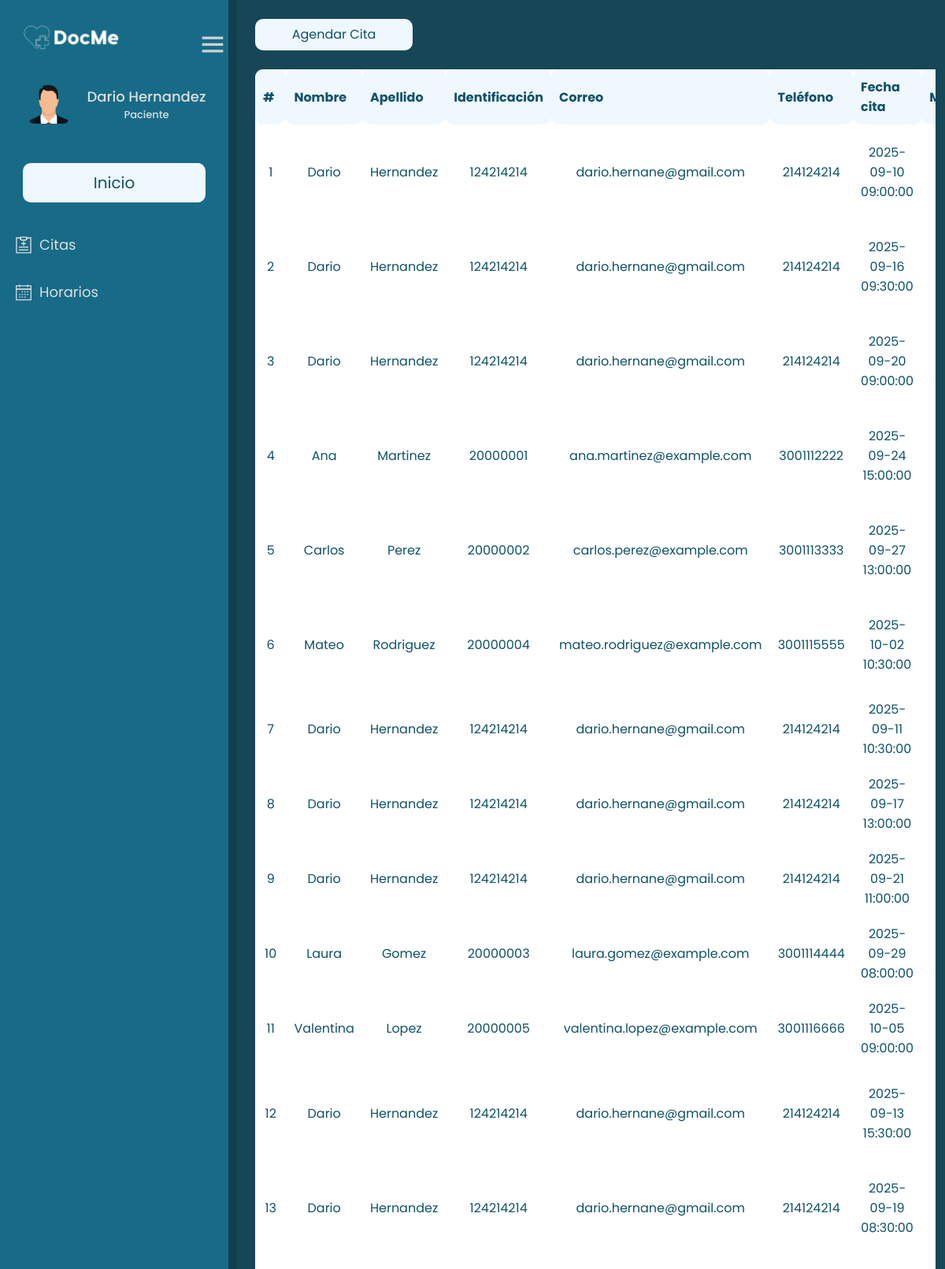
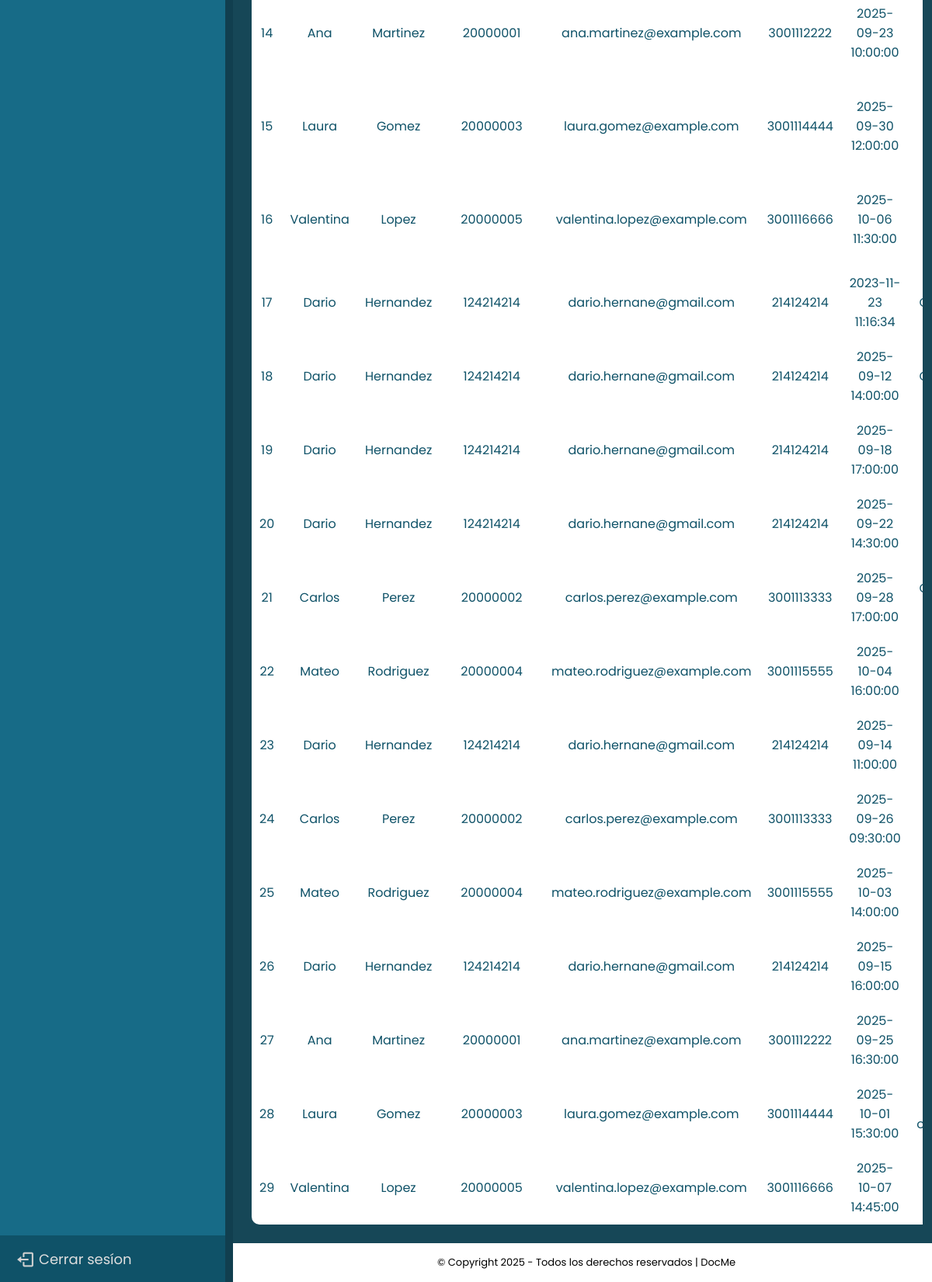
Screenshot of /frontend/paciente/citas.php (signed in) with the database file from the repository (2 pictures, top to bottom).
### tables this page shows
CREATE TABLE `usuarios` (
  `ID_Usu` int(11) NOT NULL,
  `Nombre` varchar(45) NOT NULL,
  `Apellido` varchar(45) NOT NULL,
  `Correo` varchar(30) NOT NULL,
  `Password` varchar(100) NOT NULL,
  `User_Name` varchar(30) NOT NULL,
  `FechaNac` date DEFAULT NULL,
  `Telefono` varchar(15) NOT NULL,
  `Identificacion` varchar(15) NOT NULL,
  `token_recovery_pass` varchar(45) DEFAULT NULL,
  `Estado` varchar(15) NOT NULL DEFAULT 'Activo',
  `ID_Rol` int(11) NOT NULL
);

CREATE TABLE `roles` (
  `ID_Rol` int(11) NOT NULL,
  `Rol` varchar(30) NOT NULL
);

CREATE TABLE `citas` (
  `ID_Cita` int(11) NOT NULL,
  `FechaCita` datetime NOT NULL,
  `Motivo` varchar(100) DEFAULT NULL,
  `Estado` varchar(20) DEFAULT NULL,
  `ID_Paciente` int(11) DEFAULT NULL,
  `ID_Med` int(11) DEFAULT NULL
);

### backend/getUserData.php (called while the page is built)
<?php
function getUserData($userId) {
    global $connect;
    $stmt = $connect->prepare('SELECT nombre, apellido, identificacion, correo, telefono, user_name, rol FROM usuarios, roles WHERE id_usu = :userId AND usuarios.id_rol = roles.id_rol');
    $stmt->bindParam(':userId', $userId);
    $stmt->execute();
    $result = $stmt->fetch();
    $userData = $result;
    return $userData;
}
?>

### frontend/paciente/citas.php (the view, shortened to what this page needs)
<?php
include '../../backend/dashboard.php';
include '../../backend/getUserData.php';
include '../../backend/config.php';
if (isset($_SESSION['id'])) {
    $userData = getUserData($_SESSION['id']);
    $name = $userData['nombre'];
    $last_name = $userData['apellido'];
    $stmt = $connect->prepare("
    SELECT
    p.ID_Usu,
    p.Nombre,
    p.Apellido,
    p.Identificacion,
    p.Correo,
    p.Telefono,
    ci.FechaCita,
    ci.Motivo,
    ci.Estado,
    m.Nombre AS NombreM,
    m.Apellido AS ApellidoM,
    esp.Descripcion,
    cons.Desc_Con
  FROM usuarios p
  INNER JOIN
  citas ci
  ON p.ID_Usu = ci.ID_Paciente
  INNER JOIN medicos me
  ON ci.ID_Med = me.ID_Usu
  INNER JOIN usuarios m
  ON m.ID_Usu = me.ID_Usu
  INNER JOIN especialidad esp
  ON me.ID_Esp = esp.ID_Esp
  INNER JOIN consultorios cons
  ON me.ID_Con = cons.ID_Con
    ");
    $stmt->execute();
    $result = $stmt->fetchAll(PDO::FETCH_ASSOC);
?>
<head>
    <link href="https://cdn.jsdelivr.net/npm/bootstrap@5.3.2/dist/css/bootstrap.min.css" rel="stylesheet"
>
    <link href='https://unpkg.com/boxicons@2.1.4/css/boxicons.min.css' rel='stylesheet'>
    <link href="https://unpkg.com/vanilla-datatables@latest/dist/vanilla-dataTables.min.css" rel="stylesheet"
        type="text/css">
    <link rel="stylesheet" href="../../frontend/css/windows_admin.css">
    <link rel="stylesheet" href="../css/dashboard.css">
</head>
<body>
    <div class="sidebar">
    <div class="logo-datails">
            <img src="../../img/logo_docme.png" alt="">
            <section class="home-section">
                <div class="home-content">
                    <i class='bx bx-menu'></i>
                </div>
            </section>
        </div>
        <div class="profile-details">
            <div class="profile-content">
                <img src="../../img/profile.png" alt="profile">
            </div>
            <div class="name-user">
                <div class="profile_name"><span><?php echo $name; ?></span> <span><?php echo $last_name; ?></span></div>
                <div class="rol"><?php echo $userData['rol']; ?></div>
            </div>
        </div>
        <ul class="nav-links">
            <a class="panel" href="../paciente/dashboard.php">
                <div>
                    <span class="fs-5">Inicio</span>
                </div>
            </a>
            <li class="mt-4">
                <a href="../paciente/citas.php">
                    <span class="link_name">Citas</span>
                </a>
            </li>
            <li>
                <a href="#">
                    <span class="link_name">Horarios</span>
                </a>
            </li>
            <li class="mt-auto">
                <a href="?logout">
                    <i class='bx bx-log-out'></i>
                    <span class="link_name">Cerrar sesíon</span>
                </a>
            </li>
        </ul>
        <div class="content-area">
            <div class="container-fluid row">
                <div class="btn-add-container col-12 ps-4 pt-4">
                    <button type="button" data-bs-toggle="modal" data-bs-target="#addCita" class="btn-add">Agendar
                        Cita</button>
                </div>
                <div class="col-12 p-4">
                    <table class="table-striped" id="table">
                        <thead>
                            <tr>
                                <th>#</th>
                                <th scope="col">Nombre</th>
                                <th scope="col">Apellido</th>
                                <th scope="col">Identificación</th>
                                <th scope="col">Correo</th>
                                <th scope="col">Teléfono</th>
                                <th scope="col">Fecha cita</th>
                                <th scope="col">Motivo</th>
                            </tr>
                        </thead>
                        <tbody>
                            <?php
                        $i = 0;
                        foreach ($result as $cita) {
                            ?>
                            <tr>
                                <td scope="row"><?php echo $i = $i + 1; ?></td>
                                <td><?php echo $cita['Nombre']; ?></td>
                                <td><?php echo $cita['Apellido']; ?></td>
                                <td><?php echo $cita['Identificacion']; ?></td>
                                <td><?php echo $cita['Correo']; ?></td>
                                <td><?php echo $cita['Telefono']; ?></td>
                                <td><?php echo $cita['FechaCita']; ?></td>
                                <td><?php echo $cita['Motivo']; ?></td>
                            </tr>
                            <?php }?>
                        </tbody>
                    </table>
                </div>
            </div>
            <?php include '../tamplates/footer.php'; ?>
        </div>
    </div>
</body>
</html>
<?php }else{
header('Location: ../login.php');
}?>

### frontend/css/windows_admin.css (style rules this page uses)
* { margin: 0; padding: 0; box-sizing: border-box; font-family: 'Poppins', sans-serif; }
.sidebar { position: fixed; top: 0; left: 0; height: 100%; width: 300px; padding: 20px 0 0 0; background-color: #176B87; display: flex; flex-direction: column; justify-content: center; align-items: center; gap:20px; border-right: 10px solid rgba(15, 53, 65, .8); overflow-y: auto; overflow-x: hidden; z-index: 1; transition: all .4s ease; }
.sidebar .logo-datails { height: 60px; width: 100%; display: flex; align-items: center; justify-content: space-between; }
.sidebar .home-section { font-size:40px; width: auto; display: flex; align-items: center; cursor: pointer; }
.sidebar .home-section i { font-size:40px; width: 100%; }
.sidebar .logo-datails img { height: 50px; min-width: 78px; }
.sidebar .profile-details { display: flex; align-items: center; width: 90%; }
.sidebar .profile-details .profile-content { display: flex; align-items: center; }
.sidebar .profile-details img { height: 70px; width: 70px; object-fit: cover; border-radius: 16px; margin: 0 14px 0 12px; padding: 10px; }
.sidebar .profile-details .profile_name, .sidebar .profile-details .rol { color: #DEDEDE; font-size: 18px; font-weight: 500; width: 100%; text-align: center; }
.sidebar .profile-details .rol { font-size: 13px; text-align: center; }
.sidebar .panel { display: flex; text-decoration: none; justify-content: center; align-items: center; width: 80%; height: 50px; color:#0f5268; background-color: aliceblue; border-radius: 10px; cursor: pointer; transition: .3s ease-in-out; }
.sidebar .nav-links { height: 100%; width: 100%; padding: 20px 0 0 0; margin: 0; }
.sidebar .nav-links { display: flex; top:0; flex-direction: column; align-items:center; }
.sidebar .nav-links li { position: relative; list-style: none; transition: all 0.4s ease; height: 60px; cursor: pointer; width: 100%; }
.sidebar .nav-links li svg, i { color: #D1D1D1; font-size: 25px; height: 22px; width: 20px ; }
.sidebar .nav-links li:last-child { background: #0f5268; }
.sidebar .nav-links li a { text-decoration: none; height: 100%; width: 100%; display: flex; align-items: center; gap: 10px; padding-left: 20px; transition: all .4s ease; }
.sidebar .nav-links li a .link_name { font-size: 18px; font-weight: 400; color: #DEDEDE; }
.sidebar .content-area { position: fixed; top: 0; right: 0; height: calc(100% - 50px); width: calc(100% - 300px); background: #164757; transition: all .4s ease; overflow-y: auto; overflow-x: hidden; }

### frontend/css/dashboard.css (style rules this page uses)
.btn-add-container { display: flex; justify-content: start; align-items: center; }
.btn-add { background-color: aliceblue; color: #0f5268; height: 40px; width: 200px; border-radius: 10px; border-style: none; transition: .3s ease-in-out; }
.container-fluid { overflow-x: auto; }
table { background-color: white; border-collapse: collapse; border-radius: 10px; }
td { text-align: center; }
th, td { padding: 10px; color: #0f5268; border-radius: 10px; }
thead { background-color: aliceblue; color: #0f5268; }

### rows the page displays
usuarios: Nombre "Dario", Apellido "Hernandez", ID_Rol.Rol "Paciente", Identificacion "124214214", Correo "dario.hernane@gmail.com", Telefono "214124214", citas.FechaCita "2025-09-10 09:00:00", i "2", citas.FechaCita "2025-09-16 09:30:00", i "3", citas.FechaCita "2025-09-20 09:00:00", i "7", citas.FechaCita "2025-09-11 10:30:00", i "8", citas.FechaCita "2025-09-17 13:00:00", i "9", citas.FechaCita "2025-09-21 11:00:00", i "12", citas.FechaCita "2025-09-13 15:30:00", i "13", citas.FechaCita "2025-09-19 08:30:00", i "17", citas.FechaCita "2023-11-23 11:16:34", i "18", citas.FechaCita "2025-09-12 14:00:00", i "19", citas.FechaCita "2025-09-18 17:00:00", i "20", citas.FechaCita "2025-09-22 14:30:00", i "23", citas.FechaCita "2025-09-14 11:00:00", i "26", citas.FechaCita "2025-09-15 16:00:00"
usuarios: i "4", Nombre "Ana", Apellido "Martinez", Identificacion "20000001", Correo "ana.martinez@example.com", Telefono "3001112222", citas.FechaCita "2025-09-24 15:00:00", i "14", citas.FechaCita "2025-09-23 10:00:00", i "27", citas.FechaCita "2025-09-25 16:30:00"
usuarios: i "5", Nombre "Carlos", Apellido "Perez", Identificacion "20000002", Correo "carlos.perez@example.com", Telefono "3001113333", citas.FechaCita "2025-09-27 13:00:00", i "21", citas.FechaCita "2025-09-28 17:00:00", i "24", citas.FechaCita "2025-09-26 09:30:00"
usuarios: i "6", Nombre "Mateo", Apellido "Rodriguez", Identificacion "20000004", Correo "mateo.rodriguez@example.com", Telefono "3001115555", citas.FechaCita "2025-10-02 10:30:00", i "22", citas.FechaCita "2025-10-04 16:00:00", i "25", citas.FechaCita "2025-10-03 14:00:00"
usuarios: i "10", Nombre "Laura", Apellido "Gomez", Identificacion "20000003", Correo "laura.gomez@example.com", Telefono "3001114444", citas.FechaCita "2025-09-29 08:00:00", i "15", citas.FechaCita "2025-09-30 12:00:00", i "28", citas.FechaCita "2025-10-01 15:30:00"
usuarios: i "11", Nombre "Valentina", Apellido "Lopez", Identificacion "20000005", Correo "valentina.lopez@example.com", Telefono "3001116666", citas.FechaCita "2025-10-05 09:00:00", i "16", citas.FechaCita "2025-10-06 11:30:00", i "29", citas.FechaCita "2025-10-07 14:45:00"
